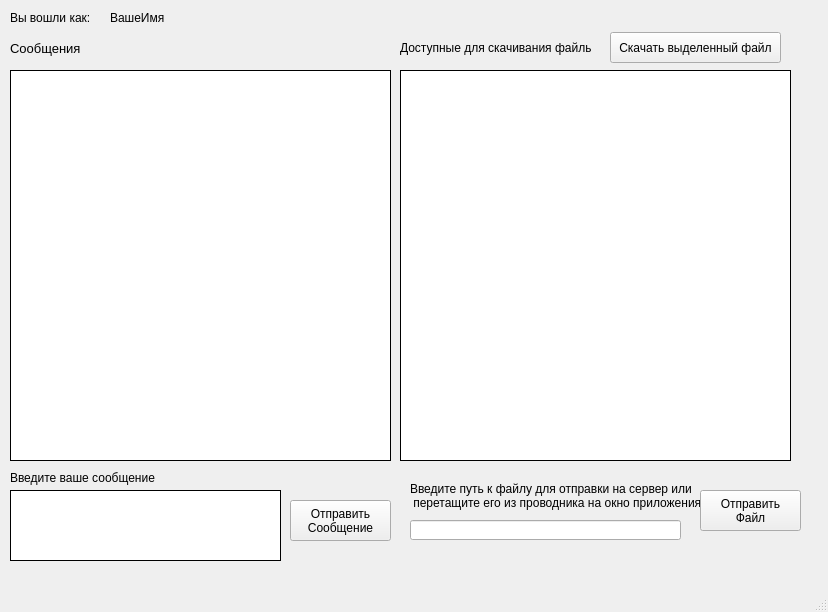
<?xml version="1.0" encoding="UTF-8"?>
<ui version="4.0">
 <class>MainWindow</class>
 <widget class="QMainWindow" name="MainWindow">
  <property name="geometry">
   <rect>
    <x>0</x>
    <y>0</y>
    <width>828</width>
    <height>612</height>
   </rect>
  </property>
  <property name="windowTitle">
   <string>MainWindow</string>
  </property>
  <widget class="QWidget" name="centralwidget">
   <widget class="QTextEdit" name="editMessages">
    <property name="geometry">
     <rect>
      <x>10</x>
      <y>70</y>
      <width>381</width>
      <height>391</height>
     </rect>
    </property>
    <property name="frameShape">
     <enum>QFrame::Box</enum>
    </property>
    <property name="frameShadow">
     <enum>QFrame::Plain</enum>
    </property>
    <property name="midLineWidth">
     <number>1</number>
    </property>
    <property name="readOnly">
     <bool>true</bool>
    </property>
   </widget>
   <widget class="QLabel" name="label">
    <property name="geometry">
     <rect>
      <x>10</x>
      <y>40</y>
      <width>381</width>
      <height>16</height>
     </rect>
    </property>
    <property name="font">
     <font>
      <pointsize>10</pointsize>
     </font>
    </property>
    <property name="text">
     <string>Сообщения</string>
    </property>
   </widget>
   <widget class="QTextEdit" name="editMyMsg">
    <property name="geometry">
     <rect>
      <x>10</x>
      <y>490</y>
      <width>271</width>
      <height>71</height>
     </rect>
    </property>
    <property name="frameShape">
     <enum>QFrame::Panel</enum>
    </property>
    <property name="frameShadow">
     <enum>QFrame::Plain</enum>
    </property>
    <property name="midLineWidth">
     <number>1</number>
    </property>
   </widget>
   <widget class="QPushButton" name="btnSendTxtMsg">
    <property name="geometry">
     <rect>
      <x>290</x>
      <y>500</y>
      <width>101</width>
      <height>41</height>
     </rect>
    </property>
    <property name="text">
     <string>Отправить
Сообщение</string>
    </property>
   </widget>
   <widget class="QLabel" name="label_2">
    <property name="geometry">
     <rect>
      <x>10</x>
      <y>10</y>
      <width>81</width>
      <height>16</height>
     </rect>
    </property>
    <property name="text">
     <string>Вы вошли как:</string>
    </property>
   </widget>
   <widget class="QLabel" name="lblYourName">
    <property name="geometry">
     <rect>
      <x>110</x>
      <y>10</y>
      <width>671</width>
      <height>16</height>
     </rect>
    </property>
    <property name="text">
     <string>ВашеИмя</string>
    </property>
   </widget>
   <widget class="QListView" name="listView">
    <property name="geometry">
     <rect>
      <x>400</x>
      <y>70</y>
      <width>391</width>
      <height>391</height>
     </rect>
    </property>
    <property name="frameShape">
     <enum>QFrame::Box</enum>
    </property>
    <property name="frameShadow">
     <enum>QFrame::Plain</enum>
    </property>
    <property name="midLineWidth">
     <number>1</number>
    </property>
   </widget>
   <widget class="QLabel" name="label_3">
    <property name="geometry">
     <rect>
      <x>400</x>
      <y>40</y>
      <width>191</width>
      <height>16</height>
     </rect>
    </property>
    <property name="text">
     <string>Доступные для скачивания файлы</string>
    </property>
   </widget>
   <widget class="QLabel" name="label_4">
    <property name="geometry">
     <rect>
      <x>410</x>
      <y>480</y>
      <width>411</width>
      <height>31</height>
     </rect>
    </property>
    <property name="text">
     <string>Введите путь к файлу для отправки на сервер или
 перетащите его из проводника на окно приложения</string>
    </property>
   </widget>
   <widget class="QLineEdit" name="editPathFile">
    <property name="geometry">
     <rect>
      <x>410</x>
      <y>520</y>
      <width>271</width>
      <height>20</height>
     </rect>
    </property>
   </widget>
   <widget class="QPushButton" name="btnSendFile">
    <property name="geometry">
     <rect>
      <x>700</x>
      <y>490</y>
      <width>101</width>
      <height>41</height>
     </rect>
    </property>
    <property name="text">
     <string>Отправить
Файл</string>
    </property>
   </widget>
   <widget class="QPushButton" name="btnGetFile">
    <property name="geometry">
     <rect>
      <x>610</x>
      <y>32</y>
      <width>171</width>
      <height>31</height>
     </rect>
    </property>
    <property name="maximumSize">
     <size>
      <width>171</width>
      <height>16777215</height>
     </size>
    </property>
    <property name="text">
     <string>Скачать выделенный файл</string>
    </property>
   </widget>
   <widget class="QLabel" name="label_5">
    <property name="geometry">
     <rect>
      <x>10</x>
      <y>470</y>
      <width>371</width>
      <height>16</height>
     </rect>
    </property>
    <property name="text">
     <string>Введите ваше сообщение</string>
    </property>
   </widget>
  </widget>
  <widget class="QMenuBar" name="menubar">
   <property name="geometry">
    <rect>
     <x>0</x>
     <y>0</y>
     <width>828</width>
     <height>21</height>
    </rect>
   </property>
  </widget>
  <widget class="QStatusBar" name="statusbar"/>
 </widget>
 <resources/>
 <connections/>
</ui>
